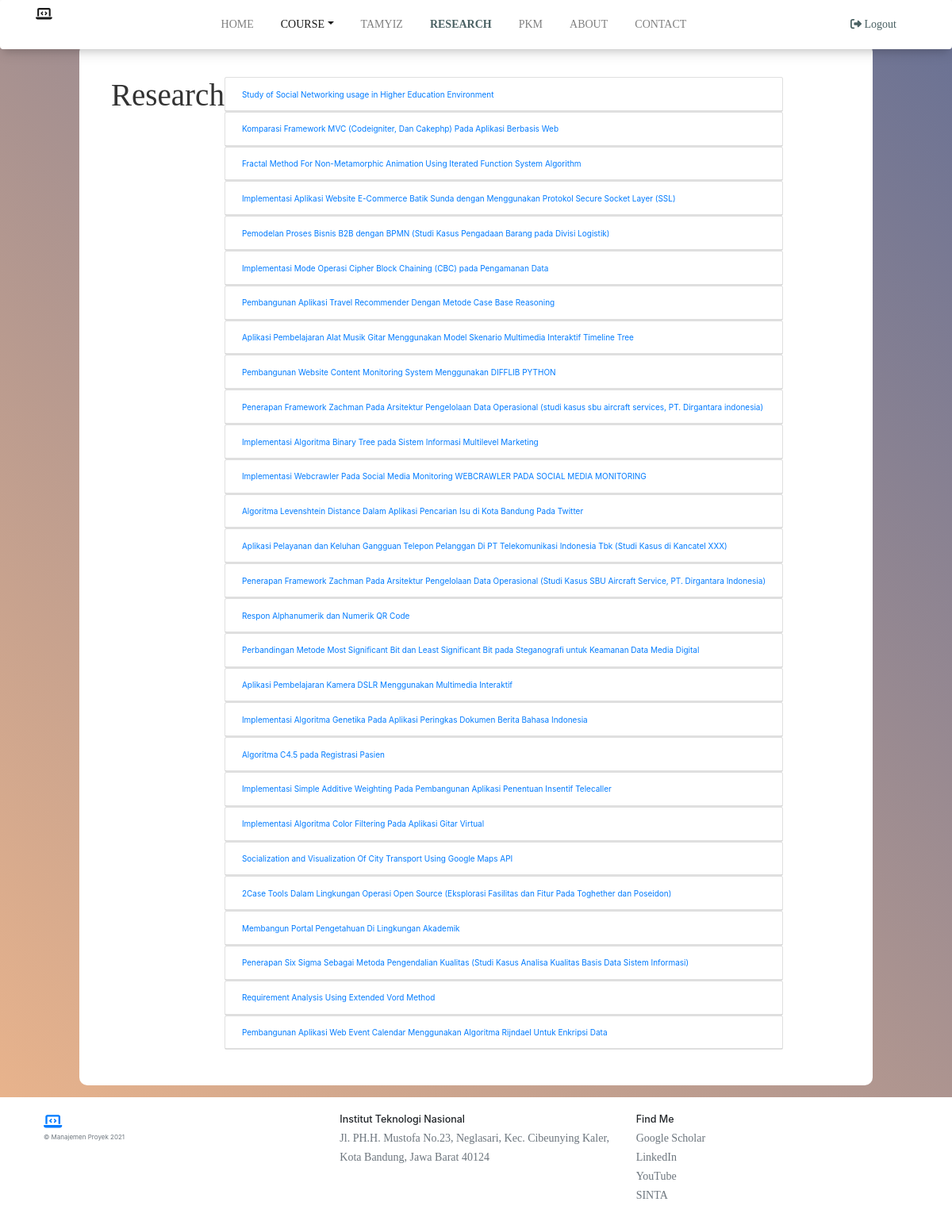
The app's page /index.php/research with its own data.
### tables this page shows
CREATE TABLE `course` (
  `id_course` int(11) NOT NULL,
  `id_visitors` int(11) NOT NULL,
  `id_category` int(11) NOT NULL,
  `id_tags` int(11) NOT NULL,
  `tittle_course` varchar(250) NOT NULL,
  `description_course` text NOT NULL,
  `content_course` longtext NOT NULL,
  `image_course` varchar(40) NOT NULL,
  `postdate_course` timestamp NOT NULL DEFAULT current_timestamp() ON UPDATE current_timestamp(),
  `lastupdate_course` datetime NOT NULL
);

CREATE TABLE `research` (
  `id_research` int(11) NOT NULL,
  `tittle_research` varchar(250) DEFAULT NULL,
  `link_research` varchar(1000) DEFAULT NULL,
  `abstract_research` text DEFAULT NULL,
  `publisher_research` varchar(50) DEFAULT NULL,
  `jurnalname_research` varchar(100) DEFAULT NULL,
  `author_research` varchar(100) DEFAULT NULL,
  `volume_research` varchar(20) DEFAULT NULL,
  `date_research` varchar(30) DEFAULT NULL,
  `pages_research` varchar(10) DEFAULT NULL
);

### application/controllers/Research.php (called while the page is built, shortened)
<?php
class Research extends CI_Controller
{
    public function __construct()
    {
        $this->load->model('Research_model');
    }
    function index()
    {
        $data['Research'] = $this->Research_model->tampil_data()->result();
        $data['Course'] = $this->Research_model->ambildata_course()->result();
        $this->load->view('research', $data);
    }
}

### index.php (called while the page is built, shortened)
<?php
require_once BASEPATH.'core/CodeIgniter.php';

### application/models/Research_model.php (called while the page is built, shortened)
<?php
class Research_model extends CI_Model
{
    public function tampil_data()
    {
        $this->db->select('r.id_research, r.tittle_research, r.link_research, r.abstract_research, r.publisher_research,
        r.jurnalname_research, r.author_research, r.volume_research, r.date_research, r. pages_research,
        c.id_course,c.tittle_course')->from('research as r');
        $this->db->join('course as c', 'r.id_research = c.id_course', 'left');
        $research = $this->db->get();
        return $research;
    }
}

### application/views/research.php (the view, shortened to what this page needs)
<!doctype html>
<html lang="en">
<head>
    <link rel="stylesheet" href="<?= base_url(); ?>assets/css/bootstrap.css">
    <link rel="stylesheet" href="<?= base_url(); ?>assets/css/all.css">
    <link rel="stylesheet" href="<?= base_url(); ?>assets/css/style.css">
    <link rel="stylesheet" type="text/css" href="<?= base_url(); ?>assets/vendor/animate/animate.css">
    <link rel="stylesheet" type="text/css" href="<?= base_url(); ?>assets/vendor/css-hamburgers/hamburgers.min.css">
    <link rel="stylesheet" type="text/css" href="<?= base_url(); ?>assets/vendor/animsition/css/animsition.min.css">
    <link rel="stylesheet" type="text/css" href="<?= base_url(); ?>assets/vendor/select2/select2.min.css">
    <link rel="stylesheet" type="text/css" href="<?= base_url(); ?>assets/vendor/daterangepicker/daterangepicker.css">
    <link rel="stylesheet" type="text/css" href="<?= base_url(); ?>assets/css/util.css">
    <link rel="stylesheet" type="text/css" href="<?= base_url(); ?>assets/css/main.css">
    <nav class="navbar navbar-expand-lg navbar-light fixed-top">
        <div class="container">
            <a class="navbar-brand" href="#"><i class="fas fa-lg fa-laptop-code bg-custom"></i></a>
            <div class="collapse navbar-collapse" id="navbarNav">
                <ul class="navbar-nav text-uppercase mx-auto">
                    <li class="nav-item ">
                        <a class="nav-link" href="<?= site_url('Home'); ?>">Home</a>
                    </li>
                    <?php foreach ($Course as $c) : ?>
                        <li class="nav-item dropdown">
                            <a class="nav-link active dropdown-toggle" href="<?= site_url('Course'); ?>" id="navbarDropdown" role="button" data-toggle="dropdown" aria-haspopup="true" aria-expanded="false">
                                Course</a>
                        </li>
                    <?php endforeach; ?>
                    <li class="nav-item ">
                        <a class="nav-link" href="<?= site_url('Tamyiz'); ?>">Tamyiz</a>
                    </li>
                    <li class="nav-item active">
                        <a class="nav-link" href="<?= site_url('Research'); ?>">Research</a>
                    </li>
                    <li class="nav-item ">
                        <a class="nav-link" href="<?= site_url('PKM'); ?>">PKM</a>
                    </li>
                    <li class="nav-item ">
                        <a class="nav-link" href="<?= site_url('About'); ?>">About</a>
                    </li>
                    <li class="nav-item ">
                        <a class="nav-link" href="<?= site_url('Contact'); ?>">Contact</a>
                    </li>
                </ul>
                <a href="<?php echo site_url('Auth/logout') ?>" class="nav-link"><i class="fas fa-sign-out-alt"></i> Logout</a>
            </div>
        </div>
    </nav>
</head>
<body>
    <div class="container-about100 mt-3">
        <div class="wrap-about1000 mt-5">
            <div class="row">
                <span class="contact100-form-title">
                    Research
                </span>
                <div class="accordion" id="accordionExample">
                    <?php foreach ($Research as $r) : ?>
                        <div class="card">
                            <div class="card-header" id="headingOne" style="background:transparent;">
                                <h2 class="mb-0">
                                    <button class="btn btn-link" type="button" data-toggle="collapse" data-target="#collapseOne" aria-expanded="true" aria-controls="collapseOne">
                                        <?= $r->tittle_research; ?>
                                    </button>
                                </h2>
                            </div>
                        </div>
                    <?php endforeach; ?>
                </div>
            </div>
        </div>
    </div>
    <footer class="pt-2 my-md-2 pt-md-2">
        <div class="container">
            <div class="row p-3">
                <div class="col-6 col-md">
                    <a class="mb-2" href="#"><i class="fas fa-lg fa-laptop-code bg-custom"></i></a>
                    <small class="d-block mb-3 text-muted">&copy; Manajemen Proyek 2021</small>
                </div>
                <div class="col-6 col-md">
                    <h5>Institut Teknologi Nasional</h5>
                    <p class="text-muted text-small">Jl. PH.H. Mustofa No.23, Neglasari, Kec. Cibeunying Kaler, Kota Bandung, Jawa Barat 40124</p>
                </div>
                <div class="col-6 col-md">
                    <h5>Find Me</h5>
                    <ul class="list-unstyled text-small">
                        <li><a class="text-muted" href="https://scholar.google.com/citations?user=zJuf-CAAAAAJ&hl=en&oi=sra">Google Scholar</a></li>
                        <li><a class="text-muted" href="#">LinkedIn</a></li>
                        <li><a class="text-muted" href="#">YouTube</a></li>
                        <li><a class="text-muted" href="#">SINTA</a></li>
                    </ul>
                </div>
            </div>
    </footer>
    <link rel="stylesheet" href="https://maxcdn.bootstrapcdn.com/bootstrap/4.0.0/css/bootstrap.min.css">
</body>
</html>

### assets/css/all.css (style rules this page uses)
.fa-lg { font-size: 1.33333em; line-height: 0.75em; vertical-align: -.0667em; }
.fa-laptop-code:before { content: "\f5fc"; }

### assets/css/style.css (style rules this page uses)
body { font-family: "Poppins"; }
.navbar { background-color: #ffffff; box-shadow: 0 4px 18px 0 rgba(0, 0, 0, 0.12), 0 7px 10px -5px rgba(0, 0, 0, 0.15) !important; z-index: 1000 !important; transition: all 150ms ease 0s; }
nav { border-bottom: 1px solid lightgray; }
.nav-item { margin-right: 24px; font-weight: 400; }
.nav-item.active a { color: #4a6163 !important; font-weight: 600; }
.nav-link { color: #4a6163; font-weight: 400; }
.dropdown-toggle, .dropdown-menu { border-radius: 0px !important; }

### assets/css/main.css (style rules this page uses)
* { margin: 0px; padding: 0px; box-sizing: border-box; }
body, html { height: 100%; font-family: Poppins-Regular, sans-serif; }
a { font-family: Poppins-Regular; font-size: 14px; line-height: 1.7; color: #666666; margin: 0px; transition: all 0.4s; -webkit-transition: all 0.4s; -o-transition: all 0.4s; -moz-transition: all 0.4s; }
h1, h2, h3, h4, h5, h6 { margin: 0px; }
p { font-family: Poppins-Regular; font-size: 14px; line-height: 1.7; margin: 0px; }
ul, li { margin: 0px; list-style-type: none; }
button { outline: none !important; border: none; background: transparent; }
.container { max-width: 1200px; }
.contact100-form-title { display: block; font-family: Poppins-Bold; font-size: 39px; color: #333333; line-height: 1.2; text-align: center; padding-bottom: 44px; }
.container-about100 { width: 100%; min-height: 100vh; display: -webkit-box; display: -webkit-flex; display: -moz-box; display: -ms-flexbox; display: flex; flex-wrap: wrap; justify-content: center; align-items: center; padding: 15px; background: #ecefef; background: -webkit-linear-gradient(45deg, #e8b38c, #697194); background: -o-linear-gradient(45deg, #e8b38c, #697194); background: -moz-linear-gradient(45deg, #e8b38c, #697194); background: linear-gradient(45deg, #e8b38c, #697194); }
.wrap-about1000 { width: 1000px; background: #fff; border-radius: 10px; overflow: hidden; padding: 42px 55px 45px 55px; }
body { color: #6c757d; background-color: #f5f6f8; }

### records on screen
research: tittle_research "Study of Social Networking usage in Higher Education Environment"
research: tittle_research "Komparasi Framework MVC (Codeigniter, Dan Cakephp) Pada Aplikasi Berbasis Web"
research: tittle_research "Fractal Method For Non-Metamorphic Animation Using Iterated Function System Algorithm"
research: tittle_research "Implementasi Aplikasi Website E-Commerce Batik Sunda dengan Menggunakan Protokol Secure Socket Layer (SSL)"
research: tittle_research "Pemodelan Proses Bisnis B2B dengan BPMN (Studi Kasus Pengadaan Barang pada Divisi Logistik)"
research: tittle_research "Implementasi Mode Operasi Cipher Block Chaining (CBC) pada Pengamanan Data"
research: tittle_research "Pembangunan Aplikasi Travel Recommender Dengan Metode Case Base Reasoning"
research: tittle_research "Aplikasi Pembelajaran Alat Musik Gitar Menggunakan Model Skenario Multimedia Interaktif Timeline Tree"
research: tittle_research "Pembangunan Website Content Monitoring System Menggunakan DIFFLIB PYTHON"
research: tittle_research "Penerapan Framework Zachman Pada Arsitektur Pengelolaan Data Operasional (studi kasus sbu aircraft services, PT. Dirgantara indonesia)"
research: tittle_research "Implementasi Algoritma Binary Tree pada Sistem Informasi Multilevel Marketing"
research: tittle_research "Implementasi Webcrawler Pada Social Media Monitoring WEBCRAWLER PADA SOCIAL MEDIA MONITORING"
research: tittle_research "Algoritma Levenshtein Distance Dalam Aplikasi Pencarian Isu di Kota Bandung Pada Twitter"
research: tittle_research "Aplikasi Pelayanan dan Keluhan Gangguan Telepon Pelanggan Di PT Telekomunikasi Indonesia Tbk (Studi Kasus di Kancatel XXX)"
research: tittle_research "Penerapan Framework Zachman Pada Arsitektur Pengelolaan Data Operasional (Studi Kasus SBU Aircraft Service, PT. Dirgantara Indonesia)"
research: tittle_research "Respon Alphanumerik dan Numerik QR Code"
research: tittle_research "Perbandingan Metode Most Significant Bit dan Least Significant Bit pada Steganografi untuk Keamanan Data Media Digital"
research: tittle_research "Aplikasi Pembelajaran Kamera DSLR Menggunakan Multimedia Interaktif"
research: tittle_research "Implementasi Algoritma Genetika Pada Aplikasi Peringkas Dokumen Berita Bahasa Indonesia"
research: tittle_research "Algoritma C4.5 pada Registrasi Pasien"
research: tittle_research "Implementasi Simple Additive Weighting Pada Pembangunan Aplikasi Penentuan Insentif Telecaller"
research: tittle_research "Implementasi Algoritma Color Filtering Pada Aplikasi Gitar Virtual"
research: tittle_research "Socialization and Visualization Of City Transport Using Google Maps API"
research: tittle_research "2Case Tools Dalam Lingkungan Operasi Open Source (Eksplorasi Fasilitas dan Fitur Pada Toghether dan Poseidon)"
research: tittle_research "Membangun Portal Pengetahuan Di Lingkungan Akademik"
research: tittle_research "Penerapan Six Sigma Sebagai Metoda Pengendalian Kualitas (Studi Kasus Analisa Kualitas Basis Data Sistem Informasi)"
research: tittle_research "Requirement Analysis Using Extended Vord Method"
research: tittle_research "Pembangunan Aplikasi Web Event Calendar Menggunakan Algoritma Rijndael Untuk Enkripsi Data"
